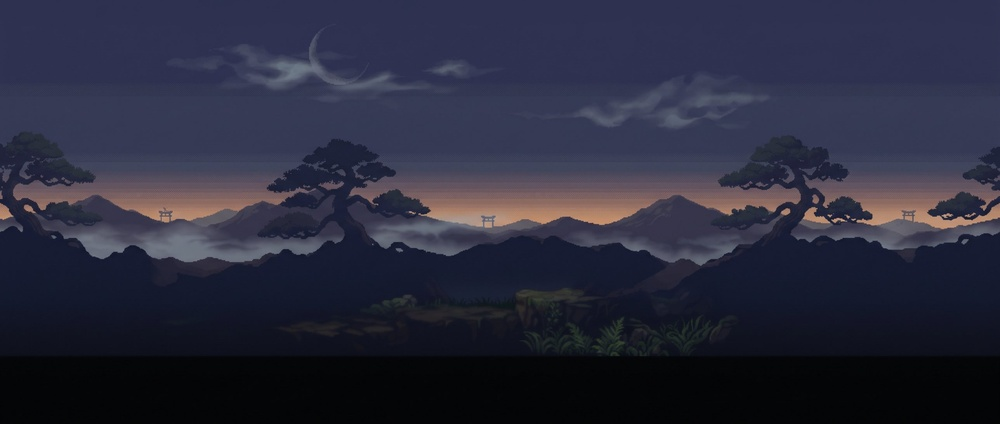
#> input picture tabi/art/bg/l1_far.jpg, 1000 x 424 px, shrunk from 2576 x 1093 before the run
$ python bgbuild.py
#> lines starting #> are read from the running program, lines starting #| are printed output that depends on the picture; after the words box and inside, x2 and y2 are one past the last pixel; in counts of white or black regions, pixels touching at a corner belong together
# 背景の層（AIで作った横長の1枚絵）を、ゲームで使う等倍ドットのPNGにする。
# - 元画像は4px四方で1ドット。各ドットの中央2x2の中央値で1pxに戻す
# - 下の黒い帯（地面の代わり）は切り落とす。画像の下端がゲームの地平線（GY）に来る
# - key=True の層は、ほぼ黒の部分を透明にする（JPGで透明が無いため）
# - 左右がつながるか（横に並べて継ぎ目が出ないか）も数値で出す
import os, numpy as np
from PIL import Image
R = os.path.dirname(os.path.abspath(__file__)) + '/../'
BLOCK = 4
LAYERS = [  # name, source, output, key black
    ('far', 'art/bg/l1_far.jpg', 'page/bg_far.png', False),
    ('mid', 'art/bg/l2_mid.jpg', 'page/bg_mid.png', True),
]
def native(path):
#> called with path = 'art/bg/l1_far.jpg'
    a = np.asarray(Image.open(R + path).convert('RGB')).astype(np.int16)
    H, W = a.shape[0] // BLOCK, a.shape[1] // BLOCK
#> H = 106; W = 250
    a = a[:H * BLOCK, :W * BLOCK].reshape(H, BLOCK, W, BLOCK, 3)[:, 1:3, :, 1:3, :]
    return np.median(a.reshape(H, 2, W, 2, 3).transpose(0, 2, 1, 3, 4).reshape(H, W, 4, 3), axis=2).astype(np.uint8)
for name, src, out, key in LAYERS:
    n = native(src); H, W = n.shape[:2]
#> after `H, W = n.shape[:2]`: H = 106; W = 250
    m = n.max(2)
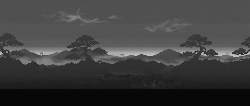
#> m: shape (106, 250); min 5, max 195, mean 62.6
    # the black band at the bottom: first row from which every row is (almost) black
    dark = m.mean(1) < 12
    band = H
#> band = 106
    while band > 0 and dark[band - 1]: band -= 1
#> this loop made 17 passes
#> band on passes 1 to 12: 105, 104, 103, 102, 101, 100, 99, 98, 97, 96, 95, 94
#> after the loop, band = 89
    n = n[:band]
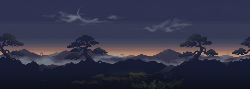
#> n: shape (89, 250, 3); mean of channels 0, 1, 2 49.1, 50.1, 71; drawn as R, G, B
    rgba = np.dstack([n, np.full(n.shape[:2], 255, np.uint8)])
    if key:
        mm = n.max(2).astype(int)
        rgba[..., 3] = np.where(mm < 14, 0, 255)
        # lone opaque specks inside transparent areas (JPEG noise) are removed
        a = rgba[..., 3] > 0
        nb = sum(np.roll(np.roll(a, dy, 0), dx, 1) for dy in (-1, 0, 1) for dx in (-1, 0, 1)) - a
        rgba[..., 3][a & (nb <= 1)] = 0
    Image.fromarray(rgba).save(R + out, optimize=True)
    seam = np.abs(n[:, 0].astype(int) - n[:, -1].astype(int)).mean()
#> seam = 3.78
    inner = np.abs(n[:, 0].astype(int) - n[:, 1].astype(int)).mean()
#> inner = 4.07
    print(name, 'native', W, 'x', H, '-> kept', band, 'rows; seam diff', round(seam, 1), '(neighbour diff', round(inner, 1), ')', 'top colour', n[:3].reshape(-1, 3).mean(0).round())
#| far native 250 x 106 -> kept 89 rows; seam diff 3.8 (neighbour diff 4.1 ) top colour [46. 49. 80.]
#> pass 2 of the loop `for name, src, out, key in LAYERS:`:
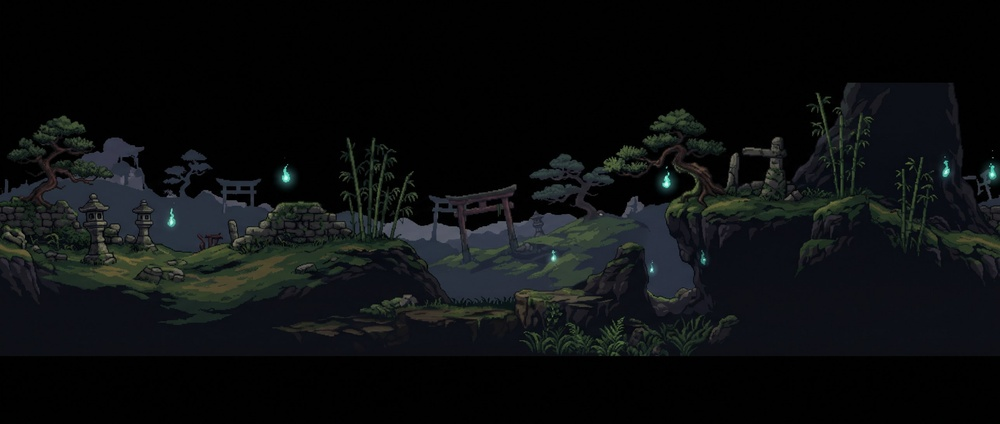
#> input picture tabi/art/bg/l2_mid.jpg, 1000 x 424 px, shrunk from 2576 x 1093 before the run
#> the loop `while band > 0 and dark[band - 1]: band -= 1` made 17 passes
#> after the loop `while band > 0 and dark[band - 1]: band -= 1`: band = 89
#> `a = rgba[..., 3] > 0`:
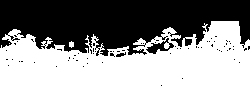
#> a: shape (89, 250) bool; 53.6% white; 72 black regions (69 under 20 px), largest, box (x1, y1, x2, y2) and area: (0, 0, 250, 56) 9976, (146, 38, 174, 54) 175, (116, 52, 126, 57) 28
#> `nb = sum(np.roll(np.roll(a, dy, 0), dx, 1) for dy in (-1, 0, 1) for dx..`:
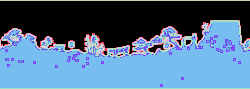
#> nb: shape (89, 250) int64; 9 distinct labels, from 0 to 8; one colour per label, 0 black
#> seam = 5.09
#> inner = 5.43
#| mid native 250 x 106 -> kept 89 rows; seam diff 5.1 (neighbour diff 5.4 ) top colour [1. 1. 1.]
